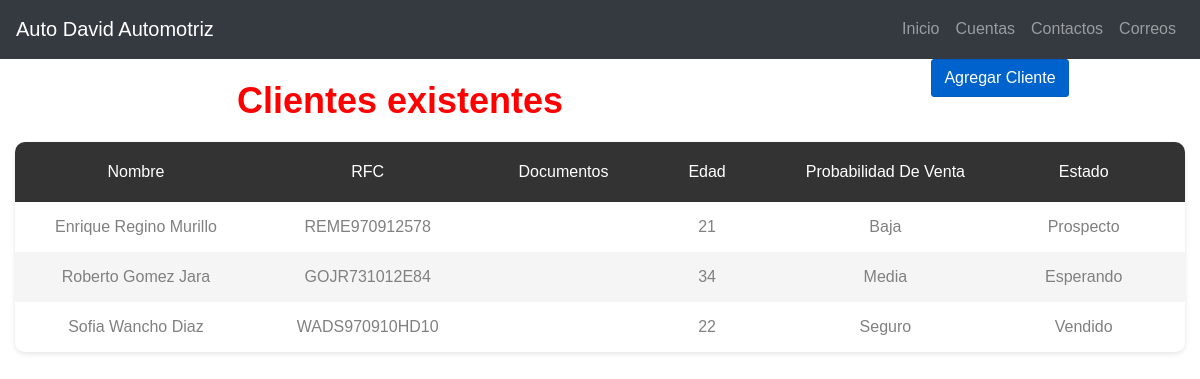
Page /codeigniter/index.php/cliente on the committed database.
### tables this page shows
CREATE TABLE `cliente` (
  `id` int(11) NOT NULL,
  `nombre_com` varchar(255) NOT NULL,
  `rfc` varchar(30) NOT NULL,
  `docs` int(255) UNSIGNED DEFAULT NULL,
  `edad` int(255) UNSIGNED NOT NULL,
  `prob_venta` varchar(20) NOT NULL,
  `estado` varchar(20) NOT NULL,
  `correo` varchar(60) NOT NULL,
  `contrasena` varchar(30) NOT NULL,
  `dato_vehiculo` varchar(255) DEFAULT NULL,
  `docs_adicional` int(255) UNSIGNED DEFAULT NULL
);

### codeigniter/application/views/estructura/template.php (called while the page is built)
<?php
    $this->load->view('estructura/header');
    $this->load->view($contenido);
?>

### codeigniter/application/controllers/Cliente.php (called while the page is built, shortened)
<?php
class Cliente extends CI_Controller {
    public function index(){
        $this->load->model('cliente_model');
        $data['cliente_model'] = $this->cliente_model->get();
        $data['contenido'] = 'cuentas_todas';
        $this->load->view('estructura/template', $data);
    }
}
?>

### codeigniter/index.php (called while the page is built, shortened)
<?php
require_once BASEPATH.'core/CodeIgniter.php';

### codeigniter/application/models/Cliente_model.php (called while the page is built, shortened)
<?php
    class Cliente_model extends CI_Model {
        public function get(){
            return $this->db->order_by('nombre_com')->get('cliente');
        }
    }
?>

### codeigniter/application/views/cuentas_todas.php (the view, shortened to what this page needs)
<div class="container existente">
    <div class="row">
        <div class="col-12">
            <div class="row">
            <div class="col-8">
                    <h1>Clientes existentes</h1>
                </div>
                <div class="col-4">
                    <a href="<?php echo base_url(); ?>cliente/agregarCliente" class="btn btn-primary active botonadd" role="button" aria-pressed="true">Agregar Cliente</a>
                </div>
            </div>
            <div class="table-responsive table--no-card m-b-30">
                <table class="table table-borderless table-striped table-earning">
                    <thead>
                        <tr>
                            <th>Nombre</th>
                            <th>RFC</th>
                            <th>Documentos</th>
                            <th>Edad</th>
                            <th>Probabilidad de Venta</th>
                            <th>Estado</th>
                            <th>Correo</th>
                        </tr>
                    </thead>
                    <tbody>
                        <?php
                            if($cliente_model->num_rows()) :
                                foreach ($cliente_model->result() as $row) :
                        ?>
                        <tr>
                            <td class="text-center"><?php echo $row->nombre_com; ?>
                            </td>
                            <td class="text-center"><?php echo $row->rfc; ?></td>
                            <td class="text-center"></td>
                            <td class="text-center"><?php echo $row->edad; ?></td>
                            <td class="text-center"><?php echo $row->prob_venta; ?></td>
                            <td class="text-center"><?php echo $row->estado; ?></td>
                            <td class="text-center"><?php echo $row->correo; ?></td>
                        </tr>
                        <?php
                                endforeach;
                            else :
                        ?>
                        <p class="mensaje">No se encontraron usuarios.</p>
                        <?php
                            endif;
                        ?>
                    </tbody>
                </table>
            </div>
        </div>
    </div>
</div>

### codeigniter/css/style.css (style rules this page uses)
body { font-family: Arial, Helvetica, sans-serif; }
a { color: brown; }
.botonadd { position: relative; display: none; }
.existente { display: block; text-align: center; }
.existente h1 { color: #FF0000; margin-top: 20px; margin-bottom: 20px; }
body { margin-top:20px; background:#eee; }

### rows in the picture
cliente: nombre_com "Enrique Regino Murillo", rfc "REME970912578", edad "21", prob_venta "Baja", estado "Prospecto"
cliente: nombre_com "Roberto Gomez Jara", rfc "GOJR731012E84", edad "34", prob_venta "Media", estado "Esperando"
cliente: nombre_com "Sofia Wancho Diaz", rfc "WADS970910HD10", edad "22", prob_venta "Seguro", estado "Vendido"
